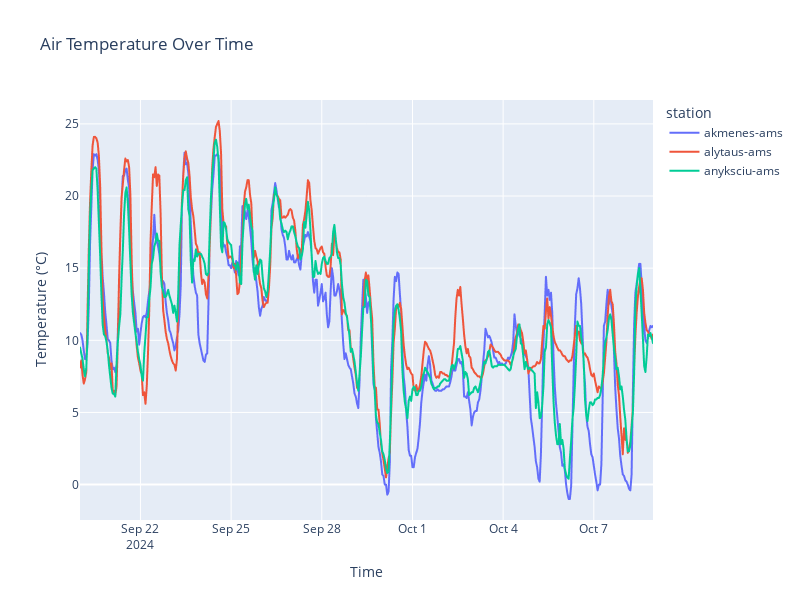

Notebook source saved alongside this figure:
### Code cell
import requests
import pandas as pd
import plotly.express as px
from datetime import datetime, timedelta

# User input: station codes and date range
station_codes = input("Enter up to three station codes separated by commas: ").split(',')
date_from = input("Enter the start date (YYYY-MM-DD): ")
date_to = input("Enter the end date (YYYY-MM-DD): ")

# Convert the input dates to datetime objects for processing
start_date = datetime.strptime(date_from, '%Y-%m-%d')
end_date = datetime.strptime(date_to, '%Y-%m-%d')

# Generate a list of all dates in the range
dates = [(start_date + timedelta(days=i)).strftime('%Y-%m-%d') for i in range((end_date - start_date).days + 1)]

# Define a function to get observations for each station and date
def get_observations(station_code, date):
    url = f'https://api.meteo.lt/v1/stations/{station_code}/observations/{date}'
    response = requests.get(url)
    if response.status_code == 200:
        data = response.json()
        if 'observations' in data and data['observations']:
            return [
                {
                    'station': station_code,
                    'time': obs['observationTimeUtc'],
                    'temp': obs.get('airTemperature', None),
                    'wind_speed': obs.get('windSpeed', None)
                }
                for obs in data['observations']
                if 'airTemperature' in obs or 'windSpeed' in obs
            ]
    return []

# Fetch data for each station and date
observations = []
for station_code in station_codes:
    station_code = station_code.strip()  # Clean up any leading/trailing spaces
    for date in dates:
        observations.extend(get_observations(station_code, date))

# Convert the observations list into a DataFrame
df = pd.DataFrame(observations)

# Check if data exists
if not df.empty:
    # Ensure the time column is in datetime format for proper plotting
    df['time'] = pd.to_datetime(df['time'])

    # Log missing data
    print(f"Total observations: {len(df)}")
    print(f"Missing wind speed data: {df['wind_speed'].isna().sum()} entries")

    # Filter out rows where wind_speed is missing
    df_wind = df.dropna(subset=['wind_speed'])

    # Step 5: Plot the temperature and wind speed data
    fig_temp = px.line(df, x='time', y='temp', color='station', title='Air Temperature Over Time')
    fig_temp.update_layout(xaxis_title='Time', yaxis_title='Temperature (°C)', width=800, height=600)
    fig_temp.show()

    if not df_wind.empty:
        fig_wind = px.line(df_wind, x='time', y='wind_speed', color='station', title='Wind Speed Over Time')
        fig_wind.update_layout(xaxis_title='Time', yaxis_title='Wind Speed (m/s)', width=800, height=600)
        fig_wind.show()
    else:
        print("No valid wind speed data to display.")
else:
    print("No data available for the selected stations and date range.")

### Figure 1 — Plotly figure (JSON) as saved in the notebook; plotly's stock layout.template omitted (floating-point values rounded to 4 significant figures; data arrays with more than 128 entries replaced by an {"elided": "..."} marker saying what was removed)
{"data": [{"hovertemplate": "station=akmenes-ams<br>time=%{x}<br>temp=%{y}<extra></extra>", "legendgroup": "akmenes-ams", "line": {"color": "#636efa", "dash": "solid"}, "marker": {"symbol": "circle"}, "mode": "lines", "name": "akmenes-ams", "showlegend": true, "type": "scattergl", "x": {"elided": "456 str values"}, "xaxis": "x", "y": {"elided": "456 float values"}, "yaxis": "y"}, {"hovertemplate": "station=alytaus-ams<br>time=%{x}<br>temp=%{y}<extra></extra>", "legendgroup": "alytaus-ams", "line": {"color": "#EF553B", "dash": "solid"}, "marker": {"symbol": "circle"}, "mode": "lines", "name": "alytaus-ams", "showlegend": true, "type": "scattergl", "x": {"elided": "456 str values"}, "xaxis": "x", "y": {"elided": "456 float values"}, "yaxis": "y"}, {"hovertemplate": "station=anyksciu-ams<br>time=%{x}<br>temp=%{y}<extra></extra>", "legendgroup": "anyksciu-ams", "line": {"color": "#00cc96", "dash": "solid"}, "marker": {"symbol": "circle"}, "mode": "lines", "name": "anyksciu-ams", "showlegend": true, "type": "scattergl", "x": {"elided": "456 str values"}, "xaxis": "x", "y": {"elided": "456 float values"}, "yaxis": "y"}], "layout": {"height": 600, "legend": {"title": {"text": "station"}, "tracegroupgap": 0}, "title": {"text": "Air Temperature Over Time"}, "width": 800, "xaxis": {"anchor": "y", "domain": [0, 1], "title": {"text": "Time"}}, "yaxis": {"anchor": "x", "domain": [0, 1], "title": {"text": "Temperature (°C)"}}}}
